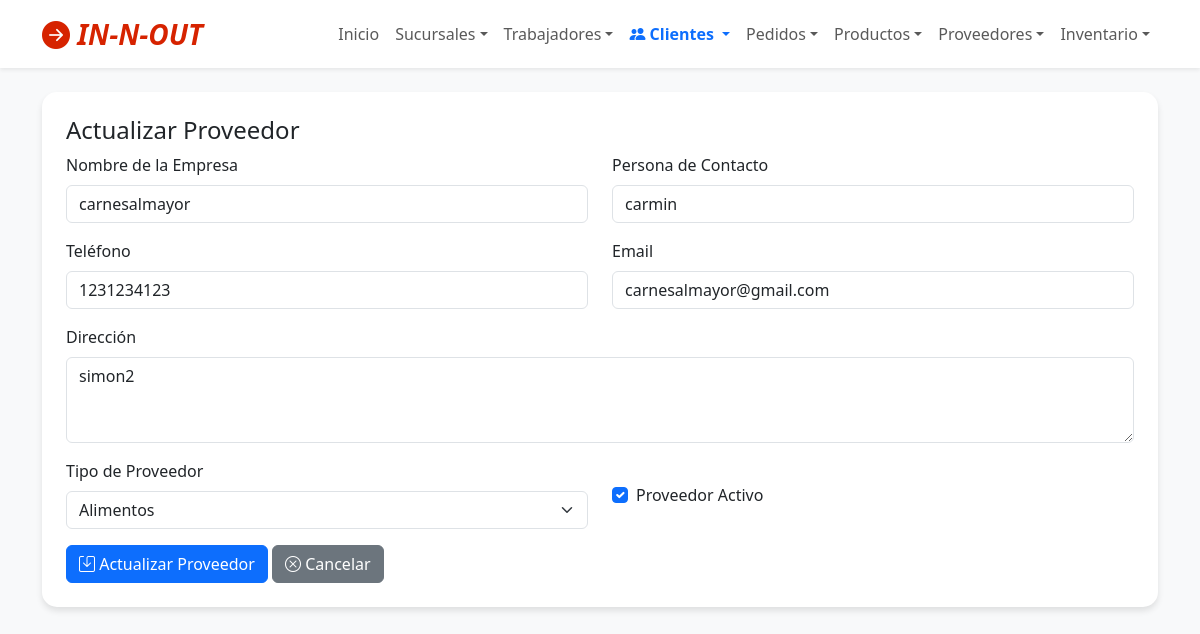
The page /proveedor/actualizar/1/ on the database its author committed.
### app_InNOut/models.py (models this page shows, shortened)
class Proveedor(models.Model):
    nombre_empresa = models.CharField(max_length=100)
    contacto = models.CharField(max_length=100)
    telefono = models.CharField(max_length=20)
    email = models.EmailField()
    direccion = models.TextField()
    tipo_proveedor = models.CharField(max_length=50, choices=[
        ('ALIMENTOS', 'Alimentos'),
        ('BEBIDAS', 'Bebidas'),
        ('LIMPIEZA', 'Limpieza'),
        ('EQUIPOS', 'Equipos')
    ])
    activo = models.BooleanField(default=True)
    fecha_registro = models.DateField(auto_now_add=True)

### app_InNOut/views.py (the view)
# urls.py: path('proveedor/actualizar/<int:proveedor_id>/', views.actualizar_proveedor, name='actualizar_proveedor'),
def actualizar_proveedor(request, proveedor_id):
    return render(request, 'proveedor/actualizar_proveedor.html', {'proveedor': get_object_or_404(Proveedor, id=proveedor_id)})

### app_InNOut/templates/proveedor/actualizar_proveedor.html (shortened to what this page needs)
{% extends "base.html" %}
{% block content %}
<div class="card p-4 card-soft">
  <h4>Actualizar Proveedor</h4>
  <form method="post" action="{% url 'realizar_actualizacion_proveedor' proveedor.id %}">
    <div class="row">
      <div class="col-md-6 mb-3">
        <label class="form-label">Nombre de la Empresa</label>
        <input class="form-control" name="nombre_empresa" value="{{ proveedor.nombre_empresa }}" required>
      </div>
      <div class="col-md-6 mb-3">
        <label class="form-label">Persona de Contacto</label>
        <input class="form-control" name="contacto" value="{{ proveedor.contacto }}" required>
      </div>
    </div>
    <div class="row">
      <div class="col-md-6 mb-3">
        <label class="form-label">Teléfono</label>
        <input class="form-control" name="telefono" value="{{ proveedor.telefono }}" required>
      </div>
      <div class="col-md-6 mb-3">
        <label class="form-label">Email</label>
        <input class="form-control" name="email" type="email" value="{{ proveedor.email }}" required>
      </div>
    </div>
    <div class="mb-3">
      <label class="form-label">Dirección</label>
      <textarea class="form-control" name="direccion" rows="3">{{ proveedor.direccion }}</textarea>
    </div>
    <div class="row">
      <div class="col-md-6 mb-3">
        <label class="form-label">Tipo de Proveedor</label>
        <select class="form-select" name="tipo_proveedor" required>
          <option value="ALIMENTOS" {% if proveedor.tipo_proveedor == 'ALIMENTOS' %}selected{% endif %}>Alimentos</option>
        </select>
      </div>
      <div class="col-md-6 mb-3">
        <div class="form-check mt-4">
          <input class="form-check-input" type="checkbox" name="activo" {% if proveedor.activo %}checked{% endif %}>
          <label class="form-check-label">Proveedor Activo</label>
        </div>
      </div>
    </div>
    <button class="btn btn-primary"><i class="bi bi-save"></i> Actualizar Proveedor</button>
    <a href="{% url 'ver_proveedores' %}" class="btn btn-secondary"><i class="bi bi-x-circle"></i> Cancelar</a>
  </form>
</div>
{% endblock %}

### app_InNOut/templates/base.html (style rules this page uses)
.card-soft { border: none; border-radius: 15px; box-shadow: 0 4px 6px rgba(0,0,0,0.1); transition: transform 0.2s; }

### rows shown on the page
Proveedor: nombre_empresa "carnesalmayor", contacto "carmin", telefono "1231234123", email "carnesalmayor@gmail.com", direccion "simon2", tipo_proveedor "Alimentos", activo "☑"
